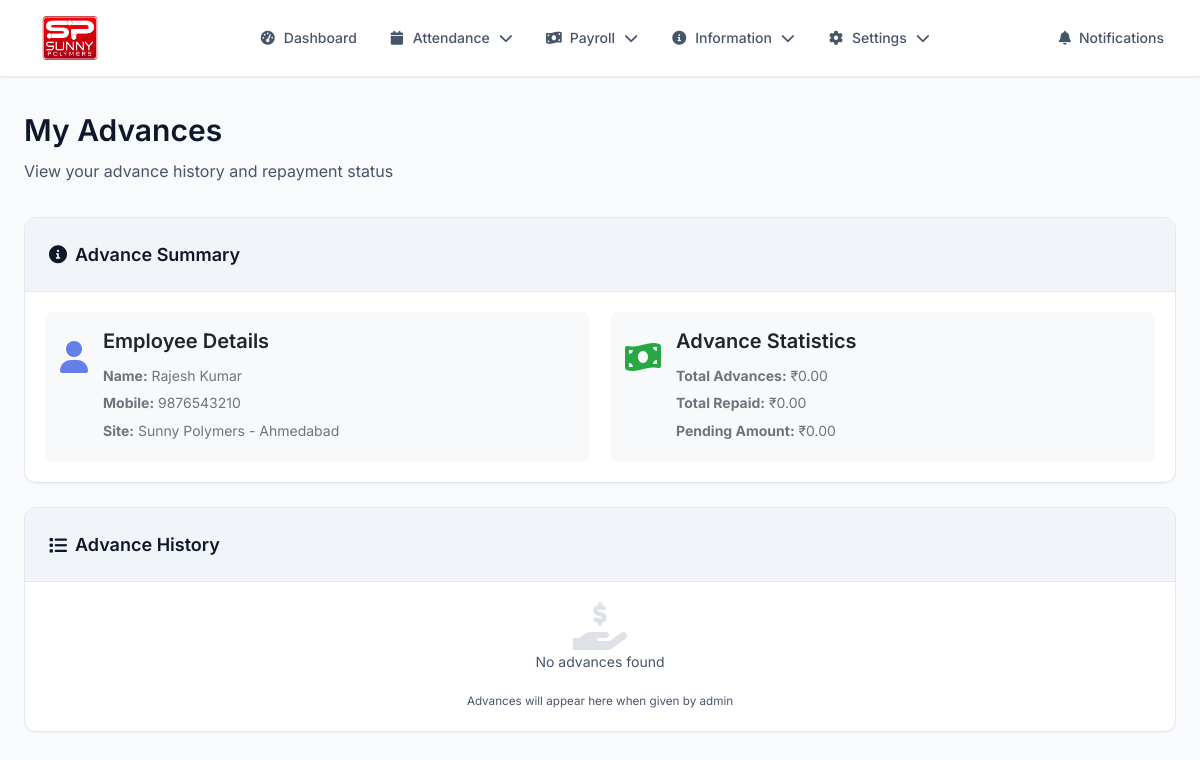
Screenshot of /view_advances.php (signed in) with the database file from the repository.
### tables this page shows
CREATE TABLE users (
    id INT AUTO_INCREMENT PRIMARY KEY,
    name VARCHAR(100) NOT NULL,
    mobile VARCHAR(15) UNIQUE NOT NULL,
    password VARCHAR(255) NOT NULL,
    role ENUM('admin', 'staff', 'worker') DEFAULT 'worker',
    designation VARCHAR(100) DEFAULT NULL,
    state VARCHAR(50) NOT NULL,
    date_of_joining DATE NOT NULL,
    salary DECIMAL(10,2) NOT NULL,
    dearness_allowance DECIMAL(10,2) DEFAULT 0.00,
    medical_allowance DECIMAL(10,2) DEFAULT 0.00,
    house_rent_allowance DECIMAL(10,2) DEFAULT 0.00,
    conveyance_allowance DECIMAL(10,2) DEFAULT 0.00,
    pf_uan_number VARCHAR(30) DEFAULT NULL,
    overtime_rate DECIMAL(10,2) DEFAULT 0.00,
    bank_name VARCHAR(100) DEFAULT NULL,
    account_number VARCHAR(30) DEFAULT NULL,
    ifsc_code VARCHAR(20) DEFAULT NULL,
    branch_name VARCHAR(100) DEFAULT NULL,
    site_id INT NULL,
    created_at TIMESTAMP DEFAULT CURRENT_TIMESTAMP,
    updated_at TIMESTAMP DEFAULT CURRENT_TIMESTAMP ON UPDATE CURRENT_TIMESTAMP,
    INDEX idx_mobile (mobile),
    INDEX idx_role (role),
    INDEX idx_site (site_id)
);

CREATE TABLE sites (
    id INT AUTO_INCREMENT PRIMARY KEY,
    name VARCHAR(100) NOT NULL,
    address_line1 VARCHAR(255) NOT NULL,
    address_line2 VARCHAR(255) NULL,
    city VARCHAR(100) NOT NULL,
    pincode VARCHAR(10) NOT NULL,
    state VARCHAR(50) NOT NULL,
    country VARCHAR(100) NOT NULL DEFAULT 'India',
    latitude DECIMAL(10,8) NOT NULL,
    longitude DECIMAL(11,8) NOT NULL,
    created_at TIMESTAMP DEFAULT CURRENT_TIMESTAMP,
    updated_at TIMESTAMP DEFAULT CURRENT_TIMESTAMP ON UPDATE CURRENT_TIMESTAMP,
    INDEX idx_state (state),
    INDEX idx_location (latitude, longitude),
    INDEX idx_city (city)
);

### includes/notifications.php (called while the page is built, shortened)
<?php
function getNotificationBadge($user_id) {
    $count = getUnreadNotificationCount($user_id);
    return '';
}
?>

### includes/auth.php (called while the page is built, shortened)
<?php
function has_role($role) {
    return isset($_SESSION['user_role']) && $_SESSION['user_role'] === $role;
}
function is_admin() {
    return has_role('admin');
}
?>

### includes/db.php (called while the page is built, shortened)
<?php
$host = 'localhost';
$username = 'root';
$password = '';
$database = 'attendance_system';
$conn = new mysqli($host, $username, $password, $database);
$conn->set_charset("utf8");
function getUnreadNotificationCount($user_id) {
    global $conn;
    $stmt = $conn->prepare("SELECT COUNT(*) as count FROM notifications WHERE user_id = ? AND is_read = 0");
    $stmt->bind_param("i", $user_id);
    $stmt->execute();
    $result = $stmt->get_result()->fetch_assoc();
    return $result['count'];
}
?>

### view_advances.php (the view, shortened to what this page needs)
<?php
require_once 'includes/db.php';
require_once 'includes/auth.php';
require_once 'includes/notifications.php';
require_once 'includes/navigation.php';
$stmt = $conn->prepare("
    SELECT * FROM advances
    WHERE user_id = ?
    ORDER BY date_given DESC
");
$stmt->bind_param("i", $_SESSION['user_id']);
$stmt->execute();
$advances = $stmt->get_result();
$stmt = $conn->prepare("SELECT u.*, s.name as site_name FROM users u LEFT JOIN sites s ON u.site_id = s.id WHERE u.id = ?");
$stmt->bind_param("i", $_SESSION['user_id']);
$stmt->execute();
$user = $stmt->get_result()->fetch_assoc();
$total_advances = 0;
$total_repaid = 0;
$pending_amount = 0;
$advances->data_seek(0);
?>
<!DOCTYPE html>
<html lang="en">
<head>
    <link rel="stylesheet" href="assets/style.css">
    <link rel="stylesheet" href="https://cdnjs.cloudflare.com/ajax/libs/font-awesome/6.0.0/css/all.min.css">
</head>
<body>
    <div class="dashboard-container">
        <nav class="navbar">
            <?php echo getNavigationMenu('view_advances'); ?>
        </nav>
        <div class="main-content">
            <div class="page-header">
                <h1 class="page-title">My Advances</h1>
                <p class="page-subtitle">View your advance history and repayment status</p>
            </div>
            <div class="card">
                <div class="card-header">
                    <h3 class="card-title">
                        <i class="fas fa-info-circle"></i>
                        Advance Summary
                    </h3>
                </div>
                <div class="summary-grid">
                    <div class="summary-item">
                        <div class="summary-icon">
                            <i class="fas fa-user" style="color: #667eea;"></i>
                        </div>
                        <div class="summary-content">
                            <h4>Employee Details</h4>
                            <p><strong>Name:</strong> <?php echo htmlspecialchars($user['name']); ?></p>
                            <p><strong>Mobile:</strong> <?php echo htmlspecialchars($user['mobile']); ?></p>
                            <p><strong>Site:</strong> <?php echo htmlspecialchars($user['site_name'] ?? 'Not Assigned'); ?></p>
                        </div>
                    </div>
                    <div class="summary-item">
                        <div class="summary-icon">
                            <i class="fas fa-money-bill-wave" style="color: #28a745;"></i>
                        </div>
                        <div class="summary-content">
                            <h4>Advance Statistics</h4>
                            <p><strong>Total Advances:</strong> ₹<?php echo number_format($total_advances, 2); ?></p>
                            <p><strong>Total Repaid:</strong> ₹<?php echo number_format($total_repaid, 2); ?></p>
                            <p><strong>Pending Amount:</strong> ₹<?php echo number_format($pending_amount, 2); ?></p>
                        </div>
                    </div>
                </div>
            </div>
            <div class="card">
                <div class="card-header">
                    <h3 class="card-title">
                        <i class="fas fa-list"></i>
                        Advance History
                    </h3>
                </div>
                <div class="advances-list">
                    <?php if ($advances->num_rows > 0): ?>
                        <?php while ($advance = $advances->fetch_assoc()): ?>
                            <div class="advance-card">
                                <div class="advance-header">
                                    <div class="advance-title">
                                        <h4>Advance - <?php echo date('d M Y', strtotime($advance['date_given'])); ?></h4>
                                        <p class="advance-subtitle">Reason: <?php echo htmlspecialchars($advance['reason']); ?></p>
                                    </div>
                                    <div class="advance-amount">
                                        <span class="amount">₹<?php echo number_format($advance['amount'], 2); ?></span>
                                        <?php if ($advance['is_repaid']): ?>
                                            <span class="status repaid">Repaid</span>
                                        <?php else: ?>
                                            <span class="status pending">Pending</span>
                                        <?php endif; ?>
                                    </div>
                                </div>
                                <div class="advance-content">
                                    <div class="advance-details">
                                        <div class="detail-row">
                                            <div class="detail-group">
                                                <h5>Advance Details</h5>
                                                <div class="detail-item">
                                                    <span>Amount Given:</span>
                                                    <span>₹<?php echo number_format($advance['amount'], 2); ?></span>
                                                </div>
                                                <div class="detail-item">
                                                    <span>Date Given:</span>
                                                    <span><?php echo date('d M Y', strtotime($advance['date_given'])); ?></span>
                                                </div>
                                                <div class="detail-item">
                                                    <span>Reason:</span>
                                                    <span><?php echo htmlspecialchars($advance['reason']); ?></span>
                                                </div>
                                            </div>
                                            <div class="detail-group">
                                                <h5>Repayment Status</h5>
                                                <div class="detail-item">
                                                    <span>Status:</span>
                                                    <span>
                                                        <?php if ($advance['is_repaid']): ?>
                                                            <span class="badge badge-success">Repaid</span>
                                                        <?php else: ?>
                                                            <span class="badge badge-warning">Pending</span>
                                                        <?php endif; ?>
                                                    </span>
                                                </div>
                                                <div class="detail-item">
                                                    <span>Repaid Amount:</span>
                                                    <span>₹<?php echo number_format($advance['repaid_amount'], 2); ?></span>
                                                </div>
                                                <div class="detail-item">
                                                    <span>Remaining:</span>
                                                    <span>₹<?php echo number_format($advance['amount'] - $advance['repaid_amount'], 2); ?></span>
                                                </div>
                                            </div>
                                        </div>
                                        <?php if (!$advance['is_repaid']): ?>
                                            <div class="pending-notice">
                                                <i class="fas fa-info-circle"></i>
                                                <strong>Note:</strong> This advance will be deducted from your salary when the payslip is generated.
                                            </div>
                                        <?php endif; ?>
                                    </div>
                                </div>
                            </div>
                        <?php endwhile; ?>
                    <?php else: ?>
                        <div class="text-center text-muted">
                            <i class="fas fa-hand-holding-usd" style="font-size: 3rem; color: #dee2e6;"></i>
                            <p>No advances found</p>
                            <small>Advances will appear here when given by admin</small>
                        </div>
                    <?php endif; ?>
                </div>
            </div>
        </div>
    </div>
</body>
</html>

### assets/style.css (style rules this page uses)
:root { --primary-color: #2563eb; --primary-dark: #1d4ed8; --primary-light: #3b82f6; --secondary-color: #64748b; --accent-color: #f59e0b; --success-color: #10b981; --danger-color: #ef4444; --warning-color: #f59e0b; --info-color: #06b6d4; --bg-primary: #ffffff; --bg-secondary: #f8fafc; --bg-tertiary: #f1f5f9; --text-primary: #0f172a; --text-secondary: #475569; --text-muted: #64748b; --border-color: #e2e8f0; --border-light: #f1f5f9; --shadow-sm: 0 1px 2px 0 rgb(0 0 0 / 0.05); --shadow-md: 0 4px 6px -1px rgb(0 0 0 / 0.1), 0 2px 4px -2px rgb(0 0 0 / 0.1); --shadow-lg: 0 10px 15px -3px rgb(0 0 0 / 0.1), 0 4px 6px -4px rgb(0 0 0 / 0.1); --shadow-xl: 0 20px 25px -5px rgb(0 0 0 / 0.1), 0 8px 10px -6px rgb(0 0 0 / 0.1); --radius-sm: 0.375rem; --radius-md: 0.5rem; --radius-lg: 0.75rem; --radius-xl: 1rem; }
* { margin: 0; padding: 0; box-sizing: border-box; }
body { font-family: 'Inter', -apple-system, BlinkMacSystemFont, 'Segoe UI', 'Roboto', sans-serif; background: var(--bg-secondary); color: var(--text-primary); line-height: 1.6; font-size: 14px; -webkit-font-smoothing: antialiased; -moz-osx-font-smoothing: grayscale; }
h1, h2, h3, h4, h5, h6 { font-weight: 600; line-height: 1.4; color: var(--text-primary); }
h1 { font-size: 2.25rem; }
h3 { font-size: 1.5rem; }
h4 { font-size: 1.25rem; }
p { color: var(--text-secondary); margin-bottom: 1rem; }
.dashboard-container { min-height: 100vh; background: var(--bg-secondary); }
.main-content { max-width: 1400px; margin: 0 auto; padding: 2rem 1.5rem; }
.page-header { margin-bottom: 2rem; }
.page-title { font-size: 1.875rem; font-weight: 700; color: var(--text-primary); margin-bottom: 0.5rem; }
.page-subtitle { color: var(--text-secondary); font-size: 1rem; }
.card { background: var(--bg-primary); border-radius: var(--radius-lg); box-shadow: var(--shadow-sm); border: 1px solid var(--border-color); overflow: hidden; margin-bottom: 1.5rem; }
.card-header { padding: 1.5rem; border-bottom: 1px solid var(--border-color); background: var(--bg-tertiary); }
.card-title { font-size: 1.125rem; font-weight: 600; color: var(--text-primary); margin: 0; display: flex; align-items: center; gap: 0.5rem; }
.text-center { text-align: center; }
.text-muted { color: var(--text-muted); }
html { scroll-behavior: smooth; }
.page-title, .card-title, .stat-label, .form-label { color: var(--text-primary) !important; font-weight: 600; }
.page-subtitle, .card-subtitle, .text-muted { color: var(--text-secondary) !important; }

### assets/navigation.css (style rules this page uses)
.navbar { background: var(--bg-primary); border-bottom: 1px solid var(--border-color); box-shadow: var(--shadow-sm); position: sticky; top: 0; z-index: 1000; }

### view_advances.php (style rules this page uses)
.summary-grid { display: grid; grid-template-columns: repeat(auto-fit, minmax(300px, 1fr)); gap: 20px; padding: 20px; }
.summary-item { display: flex; align-items: flex-start; gap: 15px; padding: 15px; background: #f8f9fa; border-radius: 8px; }
.summary-icon { font-size: 2rem; margin-top: 5px; }
.summary-content h4 { margin: 0 0 10px 0; color: #212529; }
.summary-content p { margin: 5px 0; color: #6c757d; }
.advances-list { padding: 20px; }
.text-center { text-align: center; }
.text-muted { color: #6c757d; }

### rows the page displays
users: name "Rajesh Kumar", mobile "9876543210", site.name "Sunny Polymers - Ahmedabad"

### other values shown
$total_advances "0.00"
$total_repaid "0.00"
$pending_amount "0.00"
